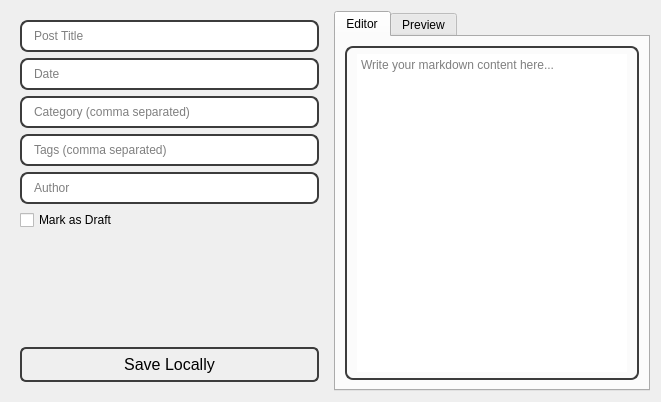
<?xml version="1.0" encoding="UTF-8"?>
<ui version="4.0">
 <class>Form</class>
 <widget class="QWidget" name="Form">
  <property name="geometry">
   <rect>
    <x>0</x>
    <y>0</y>
    <width>661</width>
    <height>402</height>
   </rect>
  </property>
  <property name="windowTitle">
   <string>Dashboard - Inkpotro</string>
  </property>
  <property name="windowIcon">
   <iconset>
    <normaloff>../icons/inkpotro.png</normaloff>../icons/inkpotro.png</iconset>
  </property>
  <layout class="QHBoxLayout" name="horizontalLayout">
   <item>
    <widget class="QFrame" name="sidebar_frame">
     <layout class="QVBoxLayout" name="sidebar">
      <item>
       <widget class="QLineEdit" name="title_input">
        <property name="styleSheet">
         <string notr="true">QLineEdit {
    border: 2px solid #3c3c3c;
    border-radius: 8px;
    padding: 6px 10px;
}

QLineEdit:focus {
    border: 2px solid #428cfe;
}</string>
        </property>
        <property name="placeholderText">
         <string>Post Title</string>
        </property>
       </widget>
      </item>
      <item>
       <widget class="QLineEdit" name="date_input">
        <property name="styleSheet">
         <string notr="true">QLineEdit {
    border: 2px solid #3c3c3c;
    border-radius: 8px;
    padding: 6px 10px;
}

QLineEdit:focus {
    border: 2px solid #428cfe;
}</string>
        </property>
        <property name="placeholderText">
         <string>Date</string>
        </property>
       </widget>
      </item>
      <item>
       <widget class="QLineEdit" name="category_input">
        <property name="styleSheet">
         <string notr="true">QLineEdit {
    border: 2px solid #3c3c3c;
    border-radius: 8px;
    padding: 6px 10px;
}

QLineEdit:focus {
    border: 2px solid #428cfe;
}</string>
        </property>
        <property name="placeholderText">
         <string>Category (comma separated)</string>
        </property>
       </widget>
      </item>
      <item>
       <widget class="QLineEdit" name="tags_input">
        <property name="styleSheet">
         <string notr="true">QLineEdit {
    border: 2px solid #3c3c3c;
    border-radius: 8px;
    padding: 6px 10px;
}

QLineEdit:focus {
    border: 2px solid #428cfe;
}</string>
        </property>
        <property name="placeholderText">
         <string>Tags (comma separated)</string>
        </property>
       </widget>
      </item>
      <item>
       <widget class="QLineEdit" name="author_input">
        <property name="styleSheet">
         <string notr="true">QLineEdit {
    border: 2px solid #3c3c3c;
    border-radius: 8px;
    padding: 6px 10px;
}

QLineEdit:focus {
    border: 2px solid #428cfe;
}</string>
        </property>
        <property name="placeholderText">
         <string>Author</string>
        </property>
       </widget>
      </item>
      <item>
        <widget class="QCheckBox" name="draft_checkbox">
        <property name="text">
            <string>Mark as Draft</string>
        </property>
        </widget>
      </item>
      <item>
       <spacer name="spacer">
        <property name="orientation">
         <enum>Qt::Orientation::Vertical</enum>
        </property>
        <property name="sizeHint" stdset="0">
         <size>
          <width>20</width>
          <height>40</height>
         </size>
        </property>
       </spacer>
      </item>
      <item>
       <widget class="QPushButton" name="save_locally_btn">
        <property name="font">
         <font>
          <pointsize>12</pointsize>
         </font>
        </property>
        <property name="styleSheet">
         <string notr="true">QPushButton {
    border: 2px solid #3c3c3c;
    padding: 6px 10px;
    border-radius: 6px;
}

QPushButton:pressed {
    background-color: #428cfe;
	color: #e7ecfb;
	padding-left: 10px;
    padding-top: 9px;
}</string>
        </property>
        <property name="text">
         <string>Save Locally</string>
        </property>
       </widget>
      </item>
     </layout>
    </widget>
   </item>
   <item>
    <widget class="QTabWidget" name="tabs">
     <property name="currentIndex">
      <number>0</number>
     </property>
     <widget class="QWidget" name="editor_tab">
      <attribute name="title">
       <string>Editor</string>
      </attribute>
      <layout class="QVBoxLayout" name="verticalLayout_editor">
       <item>
        <widget class="QTextEdit" name="editor_textedit">
         <property name="styleSheet">
          <string notr="true">QTextEdit {
    border: 2px solid #3c3c3c;
    border-radius: 8px;
    padding: 6px 10px;
}

QTextEdit:focus {
    border: 2px solid #428cfe;
}</string>
         </property>
         <property name="placeholderText">
          <string>Write your markdown content here...</string>
         </property>
        </widget>
       </item>
      </layout>
     </widget>
     <widget class="QWidget" name="preview_tab">
      <attribute name="title">
       <string>Preview</string>
      </attribute>
      <layout class="QVBoxLayout" name="verticalLayout_preview">
       <item>
        <widget class="QTextBrowser" name="preview_browser"/>
       </item>
      </layout>
     </widget>
    </widget>
   </item>
  </layout>
 </widget>
 <resources/>
 <connections/>
</ui>
